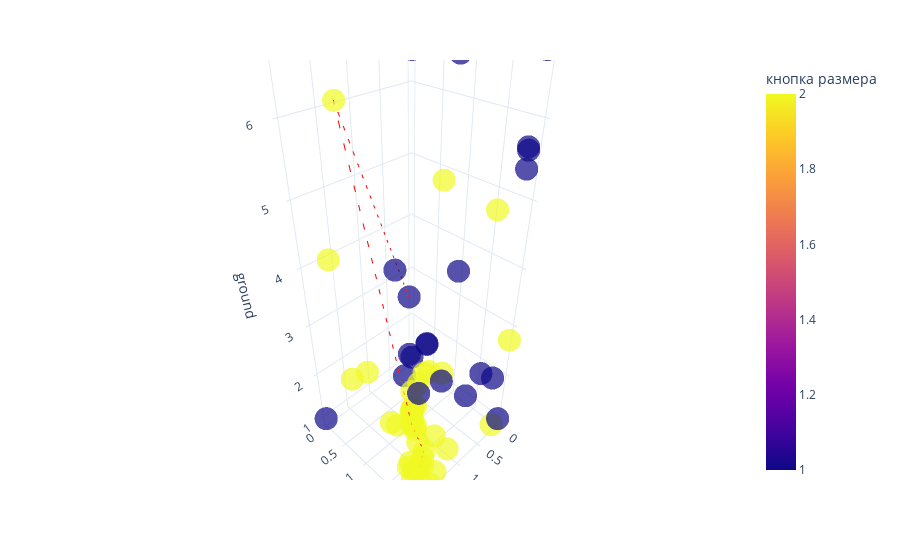

Source (notebook cell):
### Code cell
fig = px.scatter_3d(steps_df, x='coffee', y='size', z='ground', 
                    color='кнопка размера', 
                    opacity=0.7, 
                    color_discrete_sequence=px.colors.qualitative.Alphabet)
# this is best path, plot it as a  directional line in 3d
best_option = steps_df.iloc[prob.ibest_seq].drop_duplicates()
# Create the line plot
gradient = best_option.index

line_plot = px.line_3d(best_option, x='coffee', y='size', z='ground')
line_plot['data'][0]['line']['color'] = '#FF0000'
line_plot['data'][0]['line']['dash'] = 'dash'
fig.add_trace(line_plot.data[0])
fig.update_layout(title='')

fig.update_layout(template='plotly_white')

go.Figure(fig).show()

### Figure 1 — Plotly figure (JSON) as saved in the notebook; plotly's stock layout.template omitted (floating-point values rounded to 4 significant figures)
{"data": [{"hovertemplate": "coffee=%{x}<br>size=%{y}<br>ground=%{z}<br>кнопка размера=%{marker.color}<extra></extra>", "legendgroup": "", "marker": {"color": [1, 1, 2, 2, 2, 1, 2, 1, 1, 2, 2, 2, 1, 2, 2, 2, 2, 2, 1, 2, 1, 2, 2, 1, 1, 2, 2, 1, 2, 2, 2, 2, 1, 1, 1, 1, 1, 2, 2, 2, 2, 2, 2, 1, 2, 1, 2, 2, 2, 2, 2, 2, 1, 1, 2, 2, 2, 1, 2, 2, 2, 1, 2, 2], "coloraxis": "coloraxis", "opacity": 0.7, "symbol": "circle"}, "mode": "markers", "name": "", "scene": "scene", "showlegend": false, "type": "scatter3d", "x": [0.4639, 0.7011, 1.857, 1.67, 1.564, 0.8555, 1.266, 1.15, 0.1688, 0.3043, 1.264, 1.258, 1.2, 1.225, 1.214, 1.165, 1.211, 1.175, 0.1845, 1.186, 0.1234, 1.164, 1.213, 0.7197, 2.0, 0.0, 2.0, 0.0, 0.0, 0.172, 0.02989, 0.0, 0.7562, 0.1123, 0.0, 2.0, 0.03181, 1.244, 1.305, 1.675, 1.761, 1.562, 1.602, 0.07334, 1.391, 0.6455, 1.592, 1.587, 1.65, 1.021, 1.408, 0.9858, 0.5369, 0.1149, 1.668, 1.648, 1.608, 0.0, 1.785, 1.519, 1.499, 0.0, 1.197, 1.442], "y": [0.4042, 1.023, 0.7836, 0.09786, 0.2285, 1.514, 1.272, 0.8352, 1.976, 1.755, 1.333, 1.388, 1.044, 1.21, 1.227, 1.245, 1.211, 1.204, 2.0, 1.21, 1.955, 1.165, 1.214, 1.038, 2.0, 0.0, 2.0, 0.0, 2.0, 2.0, 0.7843, 2.0, 1.582, 2.0, 2.0, 0.0, 0.0, 1.571, 1.575, 1.249, 0.8808, 1.26, 1.815, 1.363, 2.0, 1.295, 1.717, 1.555, 2.0, 1.796, 1.642, 1.491, 0.7016, 0.04978, 1.593, 1.685, 1.741, 1.801, 1.791, 1.596, 1.729, 1.574, 1.668, 1.928], "z": [2.924, 2.489, 6.338, 4.052, 1.781, 6.727, 1.324, 3.994, 5.729, 4.916, 1.261, 1.004, 2.201, 1.554, 1.612, 1.665, 1.612, 1.283, 5.479, 1.62, 5.671, 1.44, 1.592, 2.527, 7.0, 6.823, 3.273, 1.0, 7.0, 1.0, 1.182, 2.756, 4.153, 6.722, 1.0, 1.0, 7.0, 2.72, 1.0, 1.735, 2.574, 1.582, 3.135, 1.101, 7.0, 1.852, 2.87, 1.0, 1.0, 1.0, 1.0, 1.0, 1.0, 1.191, 1.0, 1.0, 1.0, 1.814, 1.0, 1.832, 1.0, 1.744, 5.57, 1.0]}, {"hovertemplate": "coffee=%{x}<br>size=%{y}<br>ground=%{z}<extra></extra>", "legendgroup": "", "line": {"color": "#FF0000", "dash": "dash"}, "marker": {"symbol": "circle"}, "mode": "lines", "name": "", "scene": "scene", "showlegend": false, "type": "scatter3d", "x": [0.4639, 1.857, 1.266, 1.305, 1.608], "y": [0.4042, 0.7836, 1.272, 1.575, 1.741], "z": [2.924, 6.338, 1.324, 1.0, 1.0]}], "layout": {"coloraxis": {"colorbar": {"title": {"text": "кнопка размера"}}, "colorscale": [[0.0, "#0d0887"], [0.1111, "#46039f"], [0.2222, "#7201a8"], [0.3333, "#9c179e"], [0.4444, "#bd3786"], [0.5556, "#d8576b"], [0.6667, "#ed7953"], [0.7778, "#fb9f3a"], [0.8889, "#fdca26"], [1.0, "#f0f921"]]}, "legend": {"tracegroupgap": 0}, "margin": {"t": 60}, "scene": {"domain": {"x": [0.0, 1.0], "y": [0.0, 1.0]}, "xaxis": {"title": {"text": "coffee"}}, "yaxis": {"title": {"text": "size"}}, "zaxis": {"title": {"text": "ground"}}}, "title": {"text": ""}}}
